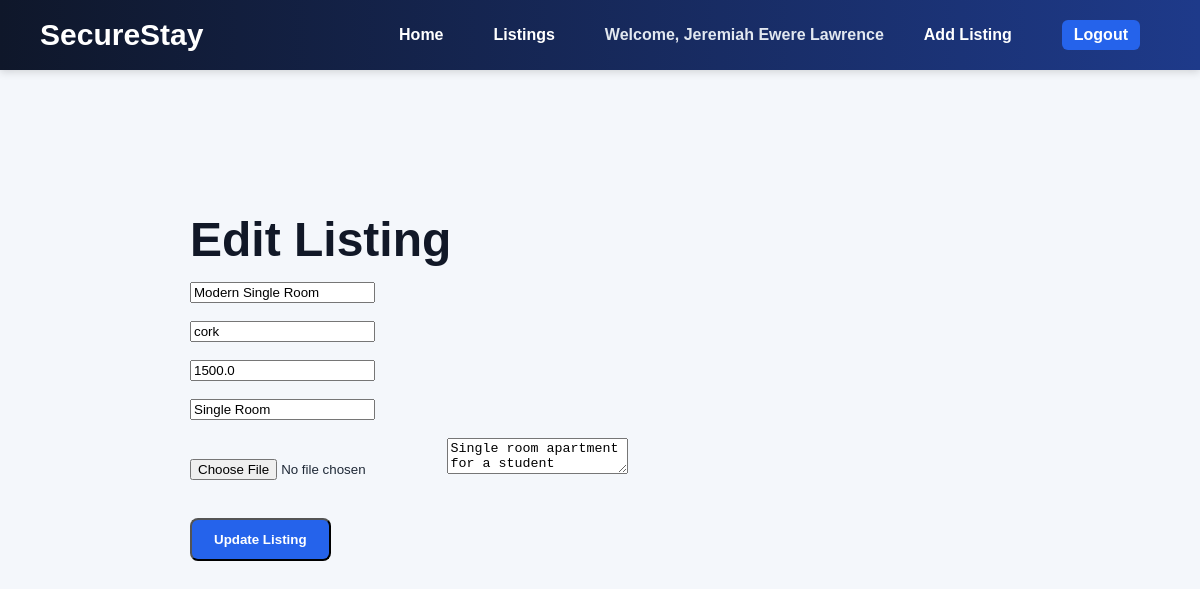
Screenshot of /edit_listing/2 (signed in) with the database file from the repository.
### models.py (models this page shows)
class User(UserMixin, db.Model):
    __tablename__ = "users"
    id = db.Column(db.Integer, primary_key=True)
    full_name = db.Column(db.String(150), nullable=False)
    email = db.Column(db.String(150), unique=True, nullable=False)
    password_hash = db.Column(db.String(255), nullable=False)
    role = db.Column(db.String(20), default="tenant", nullable=False)
    listings = db.relationship("Listing", backref="landlord", lazy=True)
    requests = db.relationship("BookingRequest", backref="tenant", lazy=True)

class Listing(db.Model):
    __tablename__ = "listings"
    id = db.Column(db.Integer, primary_key=True)
    title = db.Column(db.String(150), nullable=False)
    description = db.Column(db.Text, nullable=False)
    location = db.Column(db.String(150), nullable=False)
    price = db.Column(db.Float, nullable=False)
    room_type = db.Column(db.String(50), nullable=False)
    image_filename = db.Column(db.String(255), nullable=True)
    availability_status = db.Column(db.String(20), default="available", nullable=False)
    created_at = db.Column(db.DateTime, default=datetime.utcnow)
    landlord_id = db.Column(db.Integer, db.ForeignKey("users.id"), nullable=False)
    booking_requests = db.relationship("BookingRequest", backref="listing", lazy=True)

### app.py (the view, shortened to what this page needs)
@app.route('/edit_listing/<int:listing_id>', methods=['GET', 'POST'])
@login_required
def edit_listing(listing_id):
    listing = Listing.query.get_or_404(listing_id)
    if listing.landlord_id != current_user.id:
        return "Access denied", 403
    return render_template('edit_listing.html', listing=listing)

### app.py (called while the page is built)
@login_manager.user_loader
def load_user(user_id):
    return User.query.get(int(user_id))

### templates/edit_listing.html
{% extends "base.html" %}
{% block content %}
<div class="hero">
    <h1>Edit Listing</h1>
    <form method="POST" enctype="multipart/form-data">
        <input type="text" name="title" value="{{ listing.title }}" required><br><br>
        <input type="text" name="location" value="{{ listing.location }}" required><br><br>
        <input type="number" name="price" value="{{ listing.price }}" required><br><br>
        <input type="text" name="room_type" value="{{ listing.room_type }}" required><br><br>
        <input type="file" name="image" accept="image/*">
        <textarea name="description" required>{{ listing.description }}</textarea><br><br>
        <button type="submit" class="btn">Update Listing</button>
    </form>
</div>
{% endblock %}

### templates/base.html (shortened to what this page needs)
<!DOCTYPE html>
<html lang="en">
<head>
    <link rel="stylesheet" href="{{ url_for('static', filename='css/style.css') }}">
</head>
<body>
    <nav>
        <h2>SecureStay</h2>
        <div class="nav-links">
            <a href="/">Home</a>
            <a href="/listings">Listings</a>
            {% if current_user.is_authenticated %}
                <span class="welcome-text">Welcome, {{ current_user.full_name }}</span>
                <a href="{{ url_for('add_listing') }}">Add Listing</a>
                <a href="{{ url_for('logout') }}">Logout</a>
            {% else %}
                <a href="{{ url_for('login') }}">Login</a>
                <a href="{{ url_for('register') }}">Register</a>
            {% endif %}
        </div>
    </nav>
    <main>
        {% block content %}{% endblock %}
    </main>
</body>
</html>

### static/css/style.css (style rules this page uses)
body { font-family: Arial, sans-serif; margin: 0; background-color: #f4f7fb; color: #1f2937; }
nav { background: linear-gradient(90deg, #0f172a, #1e3a8a); padding: 18px 40px; box-shadow: 0 2px 8px rgba(0, 0, 0, 0.15); display: flex; justify-content: space-between; align-items: center; }
nav h2 { color: white; margin: 0; font-size: 30px; }
nav a { color: white; text-decoration: none; margin-right: 20px; font-weight: bold; font-size: 16px; }
main { padding: 50px 60px; max-width: 900px; margin: 0 auto; }
.hero { background-color: transparent; padding: 40px; border-radius: 14px; max-width: 800px; margin-top: 20px; }
.hero h1 { font-size: 48px; margin-bottom: 15px; color: #111827; }
.hero .btn { display: inline-block; margin-top: 20px; padding: 12px 22px; background-color: #2563eb; color: white; text-decoration: none; border-radius: 8px; font-weight: bold; }
nav .nav-links { display: flex; align-items: center; gap: 20px; }
nav .welcome-text { color: #e2e8f0; font-weight: bold; font-size: 16px; }
.nav-links span { margin-left: 10px; margin-right: 10px; }
.nav-links a { margin-left: 10px; }
.nav-links { display: flex; align-items: center; gap: 15px; }
.nav-links a:last-child { background-color: #2563eb; padding: 6px 12px; border-radius: 6px; }

### rows the page displays
User: full_name "Jeremiah Ewere Lawrence"
Listing: title "Modern Single Room", location "cork", price "1500.0", room_type "Single Room", description "Single room apartment for a student"
